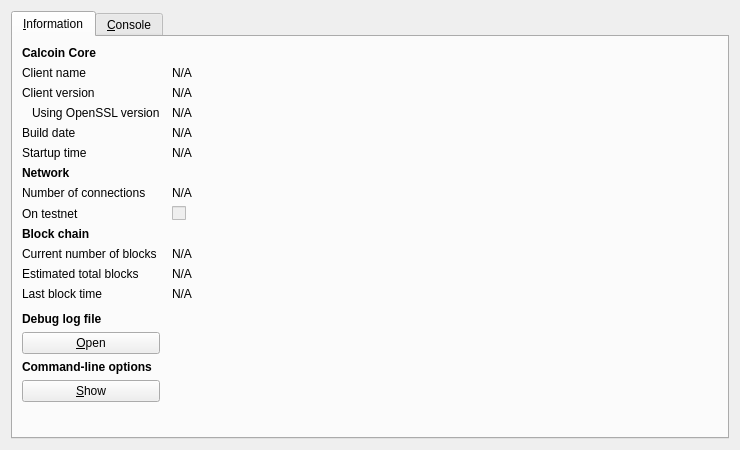
<?xml version="1.0" encoding="UTF-8"?>
<ui version="4.0">
 <class>RPCConsole</class>
 <widget class="QDialog" name="RPCConsole">
  <property name="geometry">
   <rect>
    <x>0</x>
    <y>0</y>
    <width>740</width>
    <height>450</height>
   </rect>
  </property>
  <property name="windowTitle">
   <string>Calcoin - Debug window</string>
  </property>
  <layout class="QVBoxLayout" name="verticalLayout_2">
   <item>
    <widget class="QTabWidget" name="tabWidget">
     <property name="currentIndex">
      <number>0</number>
     </property>
     <widget class="QWidget" name="tab_info">
      <attribute name="title">
       <string>&amp;Information</string>
      </attribute>
      <layout class="QGridLayout" name="gridLayout" columnstretch="0,1">
       <property name="horizontalSpacing">
        <number>12</number>
       </property>
       <item row="0" column="0">
        <widget class="QLabel" name="label_9">
         <property name="font">
          <font>
           <weight>75</weight>
           <bold>true</bold>
          </font>
         </property>
         <property name="text">
          <string>Calcoin Core</string>
         </property>
        </widget>
       </item>
       <item row="1" column="0">
        <widget class="QLabel" name="label_5">
         <property name="text">
          <string>Client name</string>
         </property>
        </widget>
       </item>
       <item row="1" column="1">
        <widget class="QLabel" name="clientName">
         <property name="cursor">
          <cursorShape>IBeamCursor</cursorShape>
         </property>
         <property name="text">
          <string>N/A</string>
         </property>
         <property name="textFormat">
          <enum>Qt::PlainText</enum>
         </property>
         <property name="textInteractionFlags">
          <set>Qt::LinksAccessibleByMouse|Qt::TextSelectableByKeyboard|Qt::TextSelectableByMouse</set>
         </property>
        </widget>
       </item>
       <item row="2" column="0">
        <widget class="QLabel" name="label_6">
         <property name="text">
          <string>Client version</string>
         </property>
        </widget>
       </item>
       <item row="2" column="1">
        <widget class="QLabel" name="clientVersion">
         <property name="cursor">
          <cursorShape>IBeamCursor</cursorShape>
         </property>
         <property name="text">
          <string>N/A</string>
         </property>
         <property name="textFormat">
          <enum>Qt::PlainText</enum>
         </property>
         <property name="textInteractionFlags">
          <set>Qt::LinksAccessibleByMouse|Qt::TextSelectableByKeyboard|Qt::TextSelectableByMouse</set>
         </property>
        </widget>
       </item>
       <item row="3" column="0">
        <widget class="QLabel" name="label_14">
         <property name="text">
          <string>Using OpenSSL version</string>
         </property>
         <property name="indent">
          <number>10</number>
         </property>
        </widget>
       </item>
       <item row="3" column="1">
        <widget class="QLabel" name="openSSLVersion">
         <property name="cursor">
          <cursorShape>IBeamCursor</cursorShape>
         </property>
         <property name="text">
          <string>N/A</string>
         </property>
         <property name="textFormat">
          <enum>Qt::PlainText</enum>
         </property>
         <property name="textInteractionFlags">
          <set>Qt::LinksAccessibleByMouse|Qt::TextSelectableByKeyboard|Qt::TextSelectableByMouse</set>
         </property>
        </widget>
       </item>
       <item row="4" column="0">
        <widget class="QLabel" name="label_12">
         <property name="text">
          <string>Build date</string>
         </property>
        </widget>
       </item>
       <item row="4" column="1">
        <widget class="QLabel" name="buildDate">
         <property name="cursor">
          <cursorShape>IBeamCursor</cursorShape>
         </property>
         <property name="text">
          <string>N/A</string>
         </property>
         <property name="textFormat">
          <enum>Qt::PlainText</enum>
         </property>
         <property name="textInteractionFlags">
          <set>Qt::LinksAccessibleByMouse|Qt::TextSelectableByKeyboard|Qt::TextSelectableByMouse</set>
         </property>
        </widget>
       </item>
       <item row="5" column="0">
        <widget class="QLabel" name="label_13">
         <property name="text">
          <string>Startup time</string>
         </property>
        </widget>
       </item>
       <item row="5" column="1">
        <widget class="QLabel" name="startupTime">
         <property name="cursor">
          <cursorShape>IBeamCursor</cursorShape>
         </property>
         <property name="text">
          <string>N/A</string>
         </property>
         <property name="textFormat">
          <enum>Qt::PlainText</enum>
         </property>
         <property name="textInteractionFlags">
          <set>Qt::LinksAccessibleByMouse|Qt::TextSelectableByKeyboard|Qt::TextSelectableByMouse</set>
         </property>
        </widget>
       </item>
       <item row="6" column="0">
        <widget class="QLabel" name="label_11">
         <property name="font">
          <font>
           <weight>75</weight>
           <bold>true</bold>
          </font>
         </property>
         <property name="text">
          <string>Network</string>
         </property>
        </widget>
       </item>
       <item row="7" column="0">
        <widget class="QLabel" name="label_7">
         <property name="text">
          <string>Number of connections</string>
         </property>
        </widget>
       </item>
       <item row="7" column="1">
        <widget class="QLabel" name="numberOfConnections">
         <property name="cursor">
          <cursorShape>IBeamCursor</cursorShape>
         </property>
         <property name="text">
          <string>N/A</string>
         </property>
         <property name="textFormat">
          <enum>Qt::PlainText</enum>
         </property>
         <property name="textInteractionFlags">
          <set>Qt::LinksAccessibleByMouse|Qt::TextSelectableByKeyboard|Qt::TextSelectableByMouse</set>
         </property>
        </widget>
       </item>
       <item row="8" column="0">
        <widget class="QLabel" name="label_8">
         <property name="text">
          <string>On testnet</string>
         </property>
        </widget>
       </item>
       <item row="8" column="1">
        <widget class="QCheckBox" name="isTestNet">
         <property name="enabled">
          <bool>false</bool>
         </property>
         <property name="text">
          <string/>
         </property>
        </widget>
       </item>
       <item row="9" column="0">
        <widget class="QLabel" name="label_10">
         <property name="font">
          <font>
           <weight>75</weight>
           <bold>true</bold>
          </font>
         </property>
         <property name="text">
          <string>Block chain</string>
         </property>
        </widget>
       </item>
       <item row="10" column="0">
        <widget class="QLabel" name="label_3">
         <property name="text">
          <string>Current number of blocks</string>
         </property>
        </widget>
       </item>
       <item row="10" column="1">
        <widget class="QLabel" name="numberOfBlocks">
         <property name="cursor">
          <cursorShape>IBeamCursor</cursorShape>
         </property>
         <property name="text">
          <string>N/A</string>
         </property>
         <property name="textFormat">
          <enum>Qt::PlainText</enum>
         </property>
         <property name="textInteractionFlags">
          <set>Qt::LinksAccessibleByMouse|Qt::TextSelectableByKeyboard|Qt::TextSelectableByMouse</set>
         </property>
        </widget>
       </item>
       <item row="11" column="0">
        <widget class="QLabel" name="label_4">
         <property name="text">
          <string>Estimated total blocks</string>
         </property>
        </widget>
       </item>
       <item row="11" column="1">
        <widget class="QLabel" name="totalBlocks">
         <property name="cursor">
          <cursorShape>IBeamCursor</cursorShape>
         </property>
         <property name="text">
          <string>N/A</string>
         </property>
         <property name="textFormat">
          <enum>Qt::PlainText</enum>
         </property>
         <property name="textInteractionFlags">
          <set>Qt::LinksAccessibleByMouse|Qt::TextSelectableByKeyboard|Qt::TextSelectableByMouse</set>
         </property>
        </widget>
       </item>
       <item row="12" column="0">
        <widget class="QLabel" name="label_2">
         <property name="text">
          <string>Last block time</string>
         </property>
        </widget>
       </item>
       <item row="12" column="1">
        <widget class="QLabel" name="lastBlockTime">
         <property name="cursor">
          <cursorShape>IBeamCursor</cursorShape>
         </property>
         <property name="text">
          <string>N/A</string>
         </property>
         <property name="textFormat">
          <enum>Qt::PlainText</enum>
         </property>
         <property name="textInteractionFlags">
          <set>Qt::LinksAccessibleByMouse|Qt::TextSelectableByKeyboard|Qt::TextSelectableByMouse</set>
         </property>
        </widget>
       </item>
       <item row="13" column="0">
        <spacer name="verticalSpacer_2">
         <property name="orientation">
          <enum>Qt::Vertical</enum>
         </property>
         <property name="sizeHint" stdset="0">
          <size>
           <width>20</width>
           <height>20</height>
          </size>
         </property>
        </spacer>
       </item>
       <item row="14" column="0">
        <widget class="QLabel" name="labelDebugLogfile">
         <property name="font">
          <font>
           <weight>75</weight>
           <bold>true</bold>
          </font>
         </property>
         <property name="text">
          <string>Debug log file</string>
         </property>
        </widget>
       </item>
       <item row="15" column="0">
        <widget class="QPushButton" name="openDebugLogfileButton">
         <property name="toolTip">
          <string>Open the Calcoin debug log file from the current data directory. This can take a few seconds for large log files.</string>
         </property>
         <property name="text">
          <string>&amp;Open</string>
         </property>
         <property name="autoDefault">
          <bool>false</bool>
         </property>
        </widget>
       </item>
       <item row="16" column="0">
        <widget class="QLabel" name="labelCLOptions">
         <property name="font">
          <font>
           <weight>75</weight>
           <bold>true</bold>
          </font>
         </property>
         <property name="text">
          <string>Command-line options</string>
         </property>
        </widget>
       </item>
       <item row="17" column="0">
        <widget class="QPushButton" name="showCLOptionsButton">
         <property name="toolTip">
          <string>Show the Calcoin-Qt help message to get a list with possible Calcoin command-line options.</string>
         </property>
         <property name="text">
          <string>&amp;Show</string>
         </property>
         <property name="autoDefault">
          <bool>false</bool>
         </property>
        </widget>
       </item>
       <item row="18" column="0">
        <spacer name="verticalSpacer">
         <property name="orientation">
          <enum>Qt::Vertical</enum>
         </property>
         <property name="sizeHint" stdset="0">
          <size>
           <width>20</width>
           <height>40</height>
          </size>
         </property>
        </spacer>
       </item>
      </layout>
     </widget>
     <widget class="QWidget" name="tab_console">
      <attribute name="title">
       <string>&amp;Console</string>
      </attribute>
      <layout class="QVBoxLayout" name="verticalLayout_3">
       <property name="spacing">
        <number>3</number>
       </property>
       <item>
        <widget class="QTextEdit" name="messagesWidget">
         <property name="minimumSize">
          <size>
           <width>0</width>
           <height>100</height>
          </size>
         </property>
         <property name="readOnly">
          <bool>true</bool>
         </property>
         <property name="tabKeyNavigation" stdset="0">
          <bool>false</bool>
         </property>
         <property name="columnCount" stdset="0">
          <number>2</number>
         </property>
        </widget>
       </item>
       <item>
        <layout class="QHBoxLayout" name="horizontalLayout">
         <property name="spacing">
          <number>3</number>
         </property>
         <item>
          <widget class="QLabel" name="label">
           <property name="text">
            <string notr="true">&gt;</string>
           </property>
          </widget>
         </item>
         <item>
          <widget class="QLineEdit" name="lineEdit"/>
         </item>
         <item>
          <widget class="QPushButton" name="clearButton">
           <property name="maximumSize">
            <size>
             <width>24</width>
             <height>24</height>
            </size>
           </property>
           <property name="toolTip">
            <string>Clear console</string>
           </property>
           <property name="text">
            <string/>
           </property>
           <property name="icon">
            <iconset resource="../calcoin.qrc">
             <normaloff>:/icons/remove</normaloff>:/icons/remove</iconset>
           </property>
           <property name="shortcut">
            <string notr="true">Ctrl+L</string>
           </property>
           <property name="autoDefault">
            <bool>false</bool>
           </property>
          </widget>
         </item>
        </layout>
       </item>
      </layout>
     </widget>
    </widget>
   </item>
  </layout>
 </widget>
 <resources>
  <include location="../calcoin.qrc"/>
 </resources>
 <connections/>
</ui>
